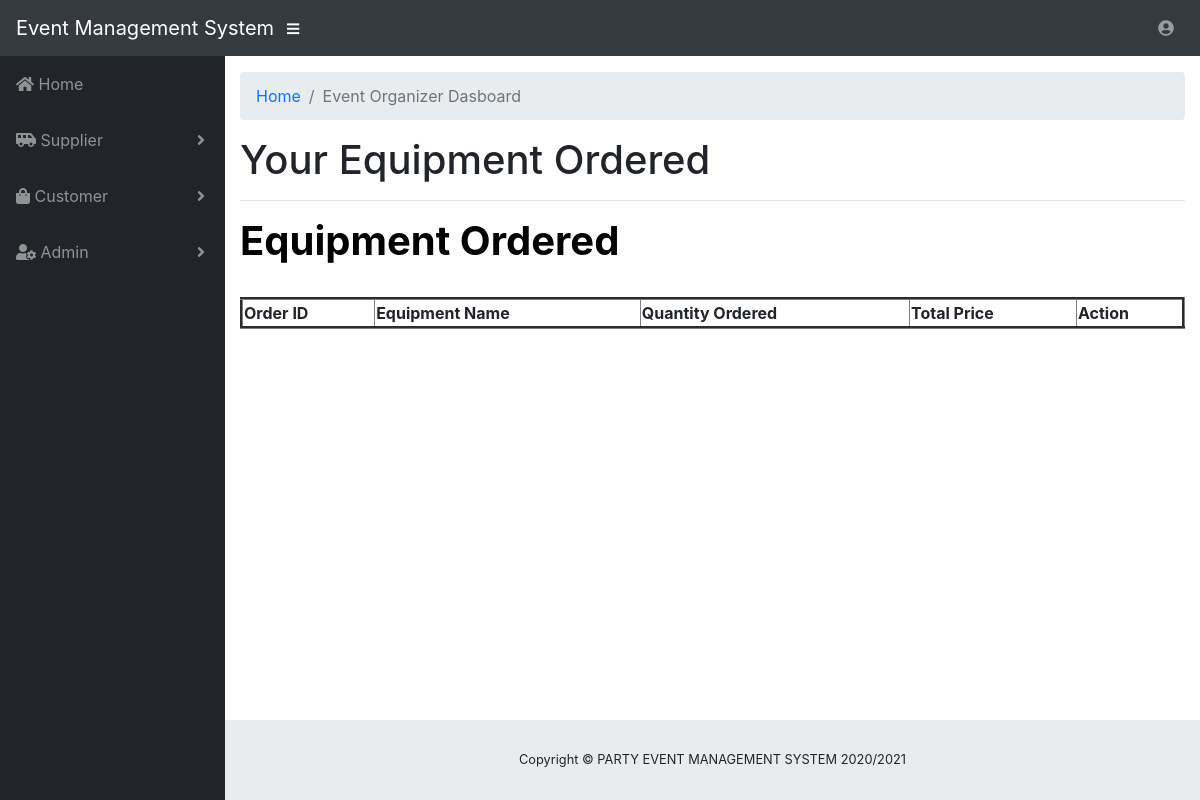
The app's page /ApplicationLayer/UserView/cEquipmentOrder.php (signed in), older data.
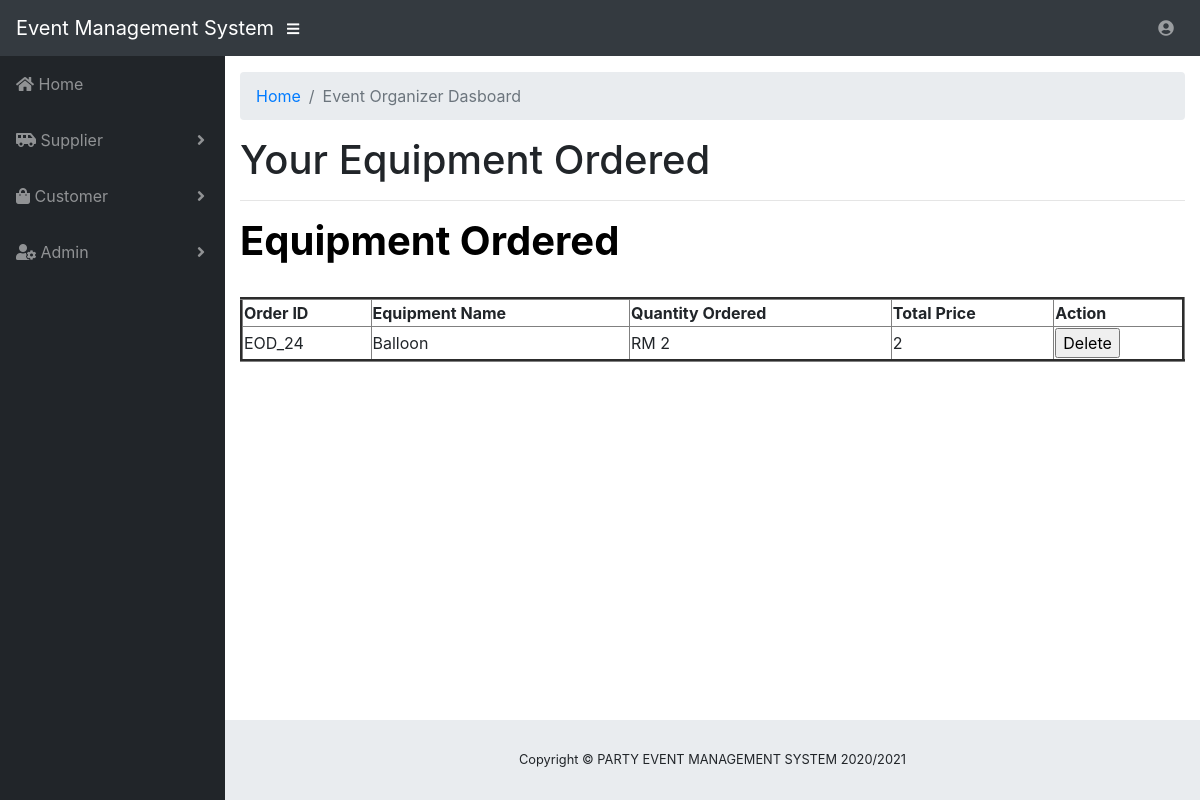
The same page, newer data.
### tables this page shows
CREATE TABLE `equipment_order` (
  `EOd_orderID` varchar(200) NOT NULL,
  `C_customerID` varchar(200) NOT NULL,
  `EQ_equipmentID` varchar(200) NOT NULL,
  `EOd_quantity` int(11) NOT NULL,
  `EOd_totalPrice` float NOT NULL
);

CREATE TABLE `equipment` (
  `EQ_equipmentID` varchar(200) NOT NULL,
  `EQ_equipmentName` varchar(200) NOT NULL,
  `EQ_category` varchar(200) NOT NULL,
  `EQ_quantityAvailable` int(11) NOT NULL,
  `EQ_price` float NOT NULL,
  `EQ_detail` varchar(200) NOT NULL,
  `EQ_status` varchar(200) NOT NULL,
  `S_supplierID` varchar(200) NOT NULL
);

### BusinessServiceLayer/UserM/EquipmentModel.php (called while the page is built, shortened)
<?php
function fetchOrder($cusID){
	include '../../libs/connection.php';
	$sql3="SELECT * FROM equipment JOIN equipment_order ON equipment_order.EQ_equipmentID=equipment.EQ_equipmentID WHERE C_customerID='$cusID';";
	$result = $conn->query($sql3);
	return $result;
}
?>

### BusinessServiceLayer/UserC/EquipmentOrderController.php (the view, shortened to what this page needs)
<?php
function displayOrder(){
	include '../../BusinessServiceLayer/UserM/EquipmentModel.php';
	$result2 = fetchOrder($_SESSION['id']);
	if ($result2-> num_rows > 0){
		while ($row = $result2 -> fetch_assoc()){
		    $str = "<tr>";
		    ?>
		    <form action="../../BusinessServiceLayer/UserM/EquipmentModel.php?id=<?php echo"$_SESSION[id]";?>&event=EOdelete" method="POST">
		    <?php
		    $str .= "<td style='display:none;'><input name='orderID' value='" . $row['EOd_orderID'] . "'/>";
		    $str .= "<td style='display:none;'><input name='cusID' value='" . $row['C_customerID'] . "'/>";
		    $str .= "<td>" . $row['EOd_orderID'] . "</td>";
		    $str .= "<td>" . $row['EQ_equipmentName'] . "</td>";
		    $str .= "<td>RM " . $row['EOd_quantity'] . "</td>";
		    $str .= "<td>" . $row['EOd_totalPrice'] . "</td>";
		    $str .= "<td><input type='submit' value='Delete'></td>";
		    $str .="</form>";
		    $str .= "</tr>";
		    echo $str;
		}
	}
}
?>

Row changes from the older to the newer data that the page shows:
added equipment_order: EOd_orderID "EOD_24", EQ_equipmentID.EQ_equipmentName "Balloon", EOd_quantity "2", EOd_totalPrice "2"
